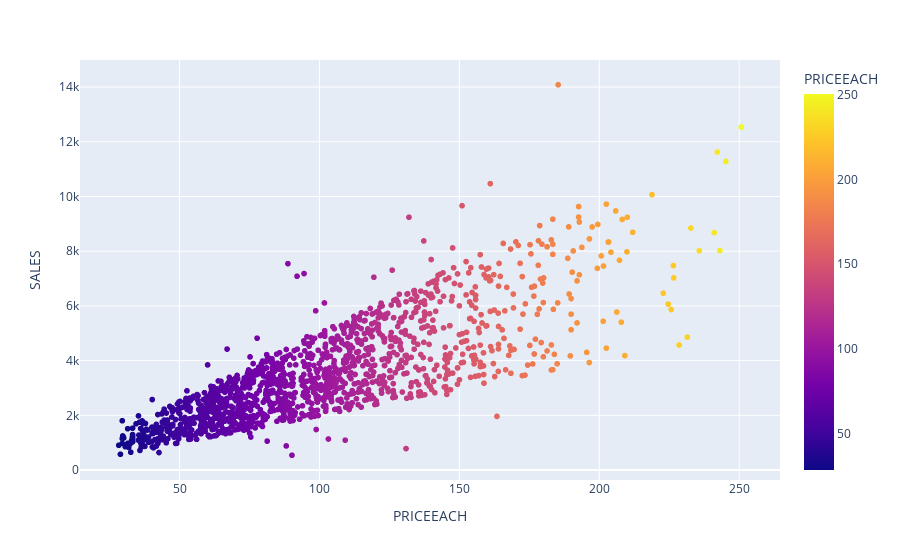

Notebook code for this chart:
### Markdown cell above
# LINEAR REGRESSION

### Code cell
from sklearn.linear_model import LinearRegression
from sklearn.model_selection import train_test_split
from sklearn.metrics import mean_squared_error, r2_score

X = veriler2[['PRICEEACH']]  # Bağımsız değişken
y = veriler2['SALES']        # Bağımlı değişken


X_train, X_test, y_train, y_test = train_test_split(X, y, test_size=0.2, random_state=42) # eğitim ve test verileri


model = LinearRegression()
model.fit(X_train, y_train)


y_pred = model.predict(X_test)

print("Katsayılar:", model.coef_)
print("Kesme terimi:", model.intercept_)
print("Ortalama Kare Hatası (MSE):", mean_squared_error(y_test, y_pred))
print("R^2 Skoru:", r2_score(y_test, y_pred))

bar_fig = px.scatter(veriler2, x='PRICEEACH' , y='SALES', color="PRICEEACH")
bar_fig.show()  

plt.figure(figsize=(20, 8))
plt.scatter(X, y, color='blue', label='Veriler')
plt.plot(X, model.predict(X), color='red', linewidth=2, label='Doğrusal Regresyon Çizgisi')
plt.xlabel('PRICEEACH')
plt.ylabel('SALES')
plt.title('PRICEEACH ve SALES Arasındaki Doğrusal İlişki')
plt.legend()
plt.show()

### Figure 1 — Plotly figure (JSON) as saved in the notebook; plotly's stock layout.template omitted (floating-point values rounded to 4 significant figures; data arrays with more than 128 entries replaced by an {"elided": "..."} marker saying what was removed)
{"data": [{"hovertemplate": "PRICEEACH=%{marker.color}<br>SALES=%{y}<extra></extra>", "legendgroup": "", "marker": {"color": {"elided": "1446 float values"}, "coloraxis": "coloraxis", "symbol": "circle"}, "mode": "markers", "name": "", "showlegend": false, "type": "scattergl", "x": {"elided": "1446 float values"}, "xaxis": "x", "y": {"elided": "1446 float values"}, "yaxis": "y"}], "layout": {"coloraxis": {"colorbar": {"title": {"text": "PRICEEACH"}}, "colorscale": [[0, "#0d0887"], [0.1111, "#46039f"], [0.2222, "#7201a8"], [0.3333, "#9c179e"], [0.4444, "#bd3786"], [0.5556, "#d8576b"], [0.6667, "#ed7953"], [0.7778, "#fb9f3a"], [0.8889, "#fdca26"], [1, "#f0f921"]]}, "legend": {"tracegroupgap": 0}, "margin": {"t": 60}, "xaxis": {"anchor": "y", "domain": [0, 1], "title": {"text": "PRICEEACH"}}, "yaxis": {"anchor": "x", "domain": [0, 1], "title": {"text": "SALES"}}}}
